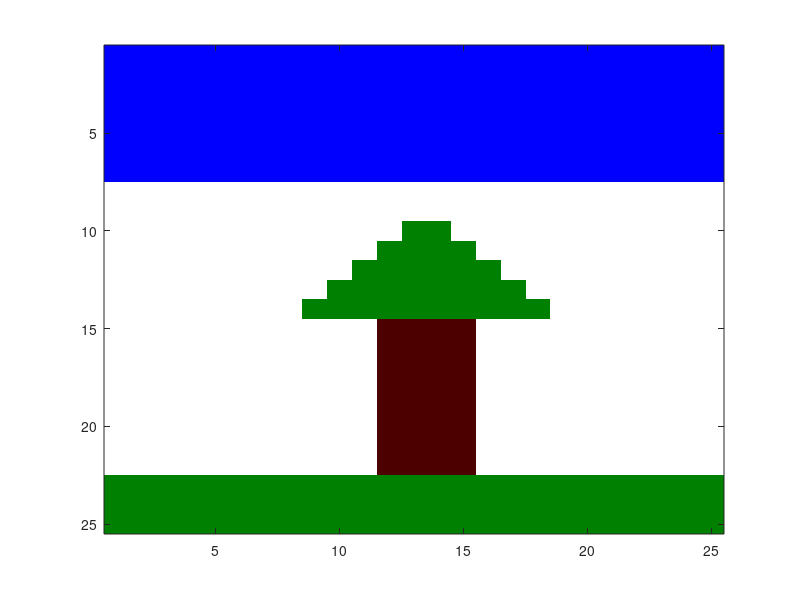

MATLAB code for this plot:
clear; clc;close all;

%white, green, blue , brown
mycolors=[1 1 1; 0 0.5 0; 0 0 1;  0.3 0 0];
colormap(mycolors)

%start the picture, white background
whole = ones(25,25);
%the sky is blue, index 3 of colormap
whole(1:7, :) = 3;
%the grass is green, index 2 of colormap
whole(23:end, :) = 2;
%the tree_trunk is brown, index 4 of colormap
whole(15:22,12:15) = 4;
%the tree top is green, index 2 of colormap
cols = 13:14;
for i = 10:14
    whole(i,cols) = 2;
    cols = [cols(1)-1 cols cols(end)+1];
end

%draw the figure, whole matrix contains indexes into the colormap
image(whole)

shg
